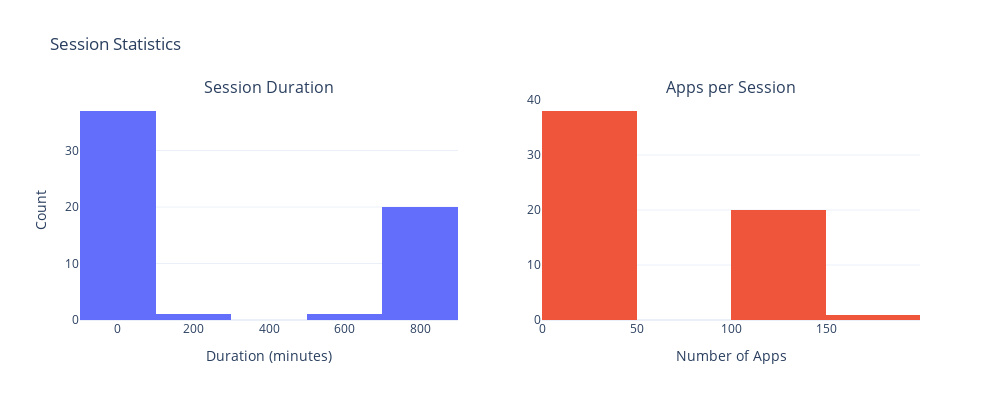

Notebook source saved alongside this figure:
### Markdown cell above
## Session Analysis

### Code cell
from data_processing.preprocessing import extract_sessions

extract_sessions(conn)

sessions_df = pd.read_sql_query("""
    SELECT 
        session_id,
        start_time,
        end_time,
        apps,
        (end_time - start_time) as duration_secs,
        LENGTH(apps) - LENGTH(REPLACE(apps, ',', '')) + 1 as num_apps
    FROM app_sessions
""", conn)

sessions_df['duration_mins'] = sessions_df['duration_secs'] / 60

print(f"Total sessions: {len(sessions_df)}")
print(f"Avg session length: {sessions_df['duration_mins'].mean():.1f} minutes")
print(f"Avg apps per session: {sessions_df['num_apps'].mean():.1f}")

fig = make_subplots(rows=1, cols=2, subplot_titles=("Session Duration", "Apps per Session"))

fig.add_trace(go.Histogram(
    x=sessions_df['duration_mins'],
    marker_color='#636EFA',
    showlegend=False
), row=1, col=1)

fig.add_trace(go.Histogram(
    x=sessions_df['num_apps'],
    marker_color='#EF553B',
    showlegend=False
), row=1, col=2)

fig.update_layout(
    title="Session Statistics",
    height=400, width=1000,
    template='plotly_white'
)
fig.update_yaxes(title_text="Count", row=1, col=1)
fig.update_xaxes(title_text="Duration (minutes)", row=1, col=1)
fig.update_xaxes(title_text="Number of Apps", row=1, col=2)
fig.show()

### Figure 1 — Plotly figure (JSON) as saved in the notebook; plotly's stock layout.template omitted (floating-point values rounded to 4 significant figures)
{"data": [{"marker": {"color": "#636EFA"}, "showlegend": false, "type": "histogram", "x": [195.2, 836.0, 830.9, 829.6, 833.5, 834.3, 827.4, 828.3, 832.4, 834.7, 832.2, 828.1, 824.9, 823.8, 828.5, 826.7, 838.5, 832.9, 825.2, 828.6, 833.9, 627.5, 0.0, 12.83, 34.28, 11.2, 0.0, 0.0, 0.0, 0.0, 12.5, 14.53, 13.03, 0.0, 6.6, 0.0, 10.43, 0.0, 0.0, 0.0, 0.0, 0.0, 13.13, 0.0, 10.37, 0.0, 9.6, 0.0, 14.55, 0.0, 0.0, 0.0, 0.0, 0.0, 0.0, 0.0, 0.0, 0.0, 0.0], "xaxis": "x", "yaxis": "y"}, {"marker": {"color": "#EF553B"}, "showlegend": false, "type": "histogram", "x": [26, 101, 138, 138, 142, 139, 131, 143, 142, 137, 136, 146, 144, 150, 144, 141, 146, 142, 135, 141, 141, 107, 1, 2, 4, 2, 1, 1, 1, 1, 2, 2, 2, 1, 2, 1, 2, 1, 1, 1, 1, 1, 2, 1, 2, 1, 2, 1, 2, 1, 1, 1, 1, 1, 1, 1, 1, 1, 1], "xaxis": "x2", "yaxis": "y2"}], "layout": {"annotations": [{"font": {"size": 16}, "showarrow": false, "text": "Session Duration", "x": 0.225, "xanchor": "center", "xref": "paper", "y": 1, "yanchor": "bottom", "yref": "paper"}, {"font": {"size": 16}, "showarrow": false, "text": "Apps per Session", "x": 0.775, "xanchor": "center", "xref": "paper", "y": 1, "yanchor": "bottom", "yref": "paper"}], "height": 400, "title": {"text": "Session Statistics"}, "width": 1000, "xaxis": {"anchor": "y", "domain": [0, 0.45], "title": {"text": "Duration (minutes)"}}, "xaxis2": {"anchor": "y2", "domain": [0.55, 1], "title": {"text": "Number of Apps"}}, "yaxis": {"anchor": "x", "domain": [0, 1], "title": {"text": "Count"}}, "yaxis2": {"anchor": "x2", "domain": [0, 1]}}}
